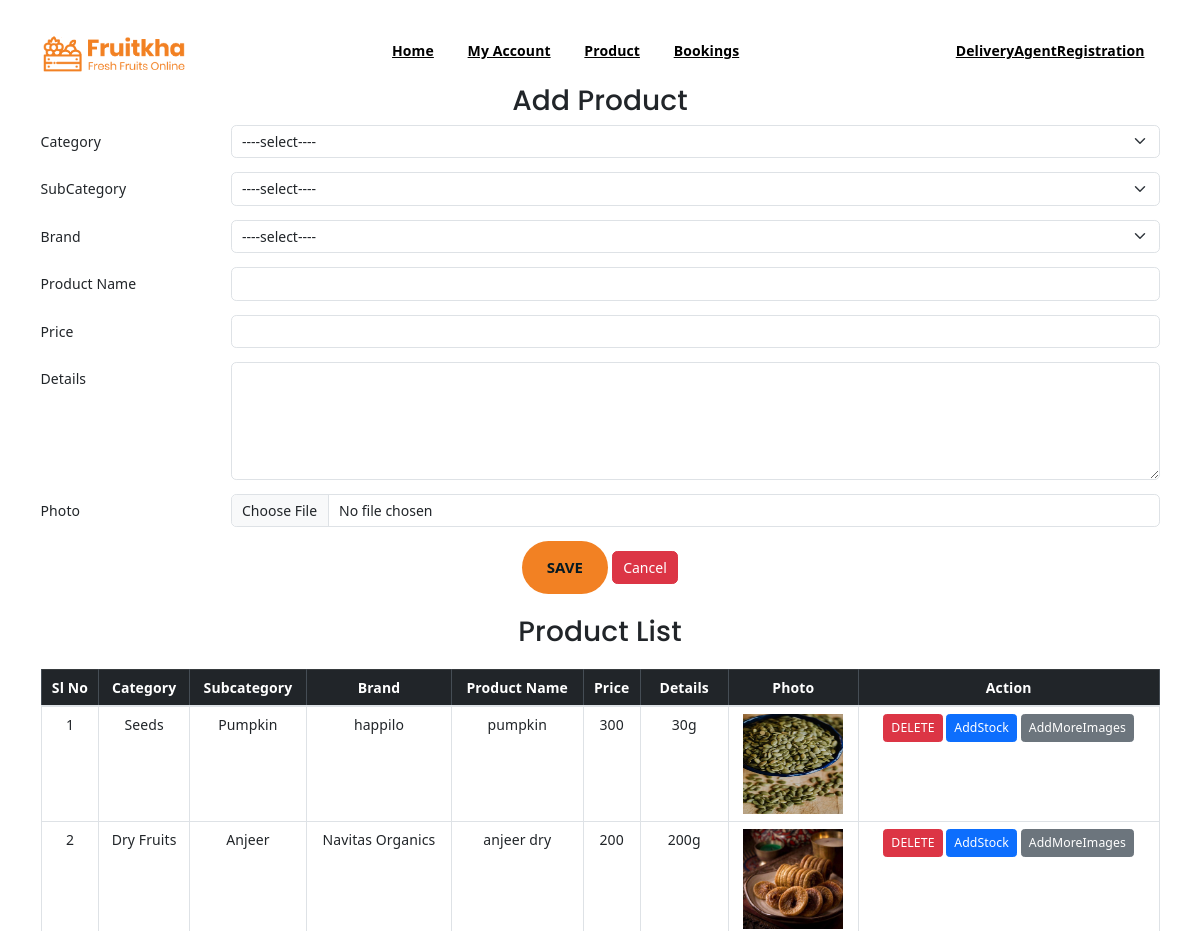
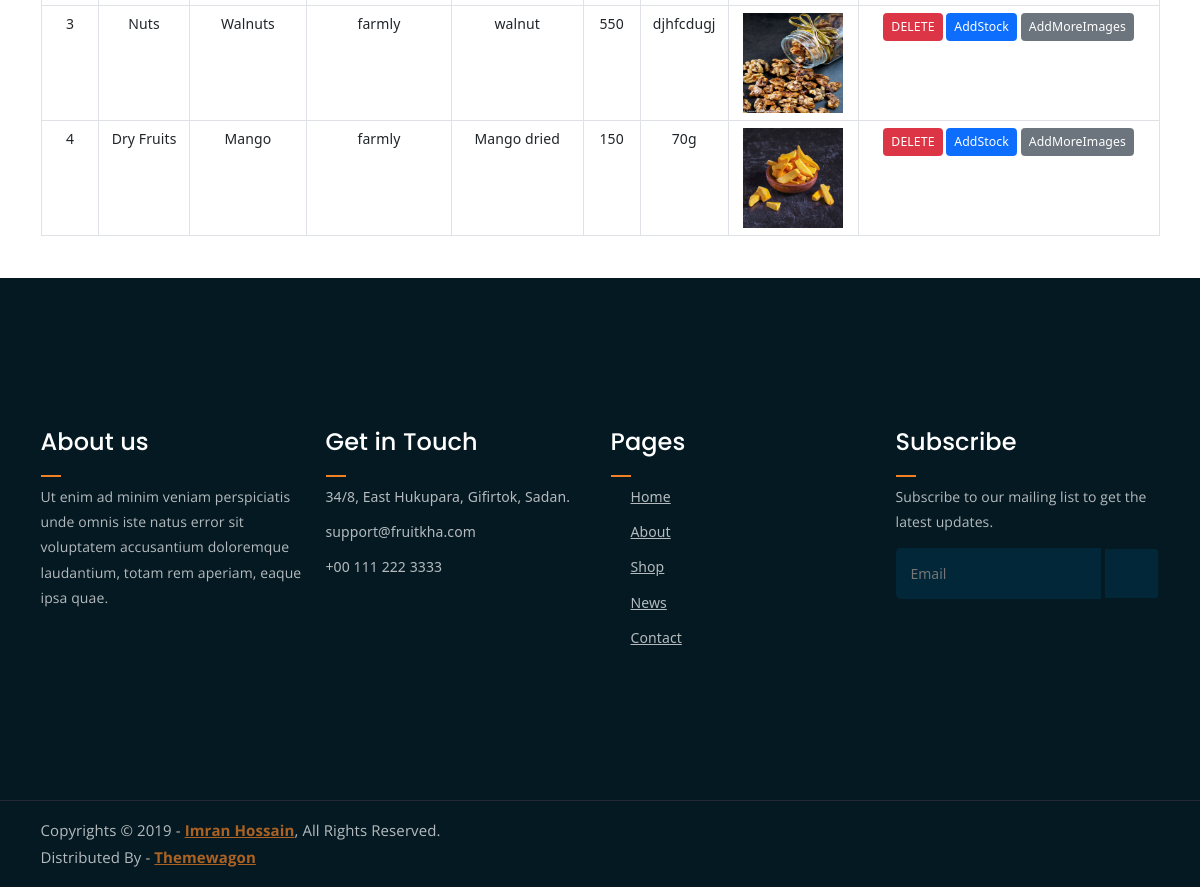
/Project/Seller/Product.php (signed in), run on the app's committed database (2 pictures, top to bottom).
### tables this page shows
CREATE TABLE `tbl_product` (
  `product_id` int(11) NOT NULL,
  `product_name` varchar(60) NOT NULL,
  `product_price` int(60) NOT NULL,
  `subcategory_id` int(11) NOT NULL,
  `product_details` varchar(60) NOT NULL,
  `product_photo` varchar(100) NOT NULL,
  `seller_id` int(100) NOT NULL,
  `brand_id` int(100) NOT NULL
);

CREATE TABLE `tbl_category` (
  `category_id` int(11) NOT NULL,
  `category_name` varchar(60) NOT NULL
);

CREATE TABLE `tbl_subcategory` (
  `subcategory_id` int(11) NOT NULL,
  `subcategory_name` varchar(60) NOT NULL,
  `category_id` int(11) NOT NULL
);

CREATE TABLE `tbl_brand` (
  `brand_id` int(11) NOT NULL,
  `brand_name` varchar(100) NOT NULL
);

### Project/Seller/Product.php (the view, shortened to what this page needs)
<?php
include("Head.php");
        ?>
<br><br>
<!DOCTYPE html PUBLIC "-//W3C//DTD XHTML 1.0 Transitional//EN" "http://www.w3.org/TR/xhtml1/DTD/xhtml1-transitional.dtd">
<html xmlns="http://www.w3.org/1999/xhtml">
<head>
</head>
<body>
<div class="container my-5">
    <h2 class="text-center">Add Product</h2>
    <form id="form1" name="form1" method="post" enctype="multipart/form-data">
        <div class="row mb-3">
            <label for="selCategory" class="col-sm-2 col-form-label">Category</label>
            <div class="col-sm-10">
                <select name="selCategory" class="form-select" onchange="getPlace(this.value)">
                    <option value="----select----">----select----</option>
                </select>
            </div>
        </div>
        <div class="row mb-3">
            <label for="selSubCategory" class="col-sm-2 col-form-label">SubCategory</label>
            <div class="col-sm-10">
                <select name="selSubCategory" id="place" class="form-select">
                    <option value="----select----">----select----</option>
                </select>
            </div>
        </div>
        <div class="row mb-3">
            <label for="brand_name" class="col-sm-2 col-form-label">Brand</label>
            <div class="col-sm-10">
                <select name="brand_name" id="place" class="form-select">
                    <option value="----select----">----select----</option>
                </select>
            </div>
        </div>
        <div class="row mb-3">
            <label for="txt_pname" class="col-sm-2 col-form-label">Product Name</label>
            <div class="col-sm-10">
                <input type="text" name="txt_pname" id="txt_pname" class="form-control"/>
            </div>
        </div>
        <div class="row mb-3">
            <label for="txt_price" class="col-sm-2 col-form-label">Price</label>
            <div class="col-sm-10">
                <input type="text" name="txt_price" id="txt_price" class="form-control"/>
            </div>
        </div>
        <div class="row mb-3">
            <label for="txt_details" class="col-sm-2 col-form-label">Details</label>
            <div class="col-sm-10">
                <textarea name="txt_details" id="txt_details" cols="45" rows="5" class="form-control"></textarea>
            </div>
        </div>
        <div class="row mb-3">
            <label for="file_photo" class="col-sm-2 col-form-label">Photo</label>
            <div class="col-sm-10">
                <input type="file" name="file_photo" class="form-control"/>
            </div>
        </div>
        <div class="row mb-3">
            <div class="col-sm-12 text-center">
                <input type="submit" name="btn_submit" id="btn_save" value="Save" class="btn btn-success"/>
                <input type="reset" name="btn_cancel" id="btn_cancel" value="Cancel" class="btn btn-danger"/>
            </div>
        </div>
    </form>
    <h2 class="text-center my-4">Product List</h2>
    <table class="table table-bordered table-hover text-center">
        <thead class="table-dark">
        <tr>
            <th>Sl No</th>
            <th>Category</th>
            <th>Subcategory</th>
            <th>Brand</th>
            <th>Product Name</th>
            <th>Price</th>
            <th>Details</th>
            <th>Photo</th>
            <th>Action</th>
        </tr>
        </thead>
        <tbody>
        <?php
        $selQry = "select * from tbl_product p
                   inner join tbl_subcategory s on p.subcategory_id = s.subcategory_id
                   inner join tbl_category c on s.category_id = c.category_id
                   inner join tbl_brand b on p.brand_id = b.brand_id
                   where p.seller_id=" . $_SESSION['sid'];
        $result = $con->query($selQry);
        $i = 0;
        while ($data = $result->fetch_assoc()) {
            $i++;
            ?>
            <tr>
                <td><?php echo $i ?></td>
                <td><?php echo $data['category_name']; ?></td>
                <td><?php echo $data['subcategory_name']; ?></td>
                <td><?php echo $data['brand_name']; ?></td>
                <td><?php echo $data['product_name']; ?></td>
                <td><?php echo $data['product_price']; ?></td>
                <td><?php echo $data['product_details']; ?></td>
                <td><img src="../Assets/Files/Userdocs/<?php echo $data['product_photo']; ?>" width="100" height="100"></td>
                <td>
                    <a href="Product.php?delID=<?php echo $data['product_id'] ?>" class="btn btn-danger btn-sm">DELETE</a>
                    <a href="Stock.php?pID=<?php echo $data['product_id'] ?>" class="btn btn-primary btn-sm">AddStock</a>
                    <a href="Gallery.php?pID=<?php echo $data['product_id'] ?>" class="btn btn-secondary btn-sm">AddMoreImages</a>
                </td>
            </tr>
            <?php
        }
        ?>
        </tbody>
    </table>
</div>
</body>
</html>
<?php
include("Foot.php");
?>

### Project/Assets/Templates/Main/assets/css/main.css (style rules this page uses)
html { font-size: 14px; font-weight: 400; line-height: 28px; height: 100%; }
body { font-family: "Open Sans", sans-serif; font-weight: 400; font-size: 1rem; letter-spacing: 0.1px; line-height: 1.8; color: #051922; overflow-x: hidden; }
body img { max-width: 100%; }
a { cursor: pointer; text-decoration: none; -webkit-transition: all 0.2s ease-in-out; -o-transition: all 0.2s ease-in-out; transition: all 0.2s ease-in-out; }
h1, .h1, h2, .h2, h3, .h3, h4, .h4, h5, .h5, h6, .h6 { font-family: "Poppins", sans-serif; font-weight: 700; margin: 0 0 1.25rem 0; color: #051922; }
h2, .h2 { font-size: 3rem; font-weight: 700; line-height: 3.25rem; }
input[type="submit"] { -webkit-transition: 0.3s; -o-transition: 0.3s; transition: 0.3s; border-radius: 50px !important; }
html, body { height: 100%; }
input[type="submit"] { background-color: #F28123; color: #051922; font-weight: 700; text-transform: uppercase; font-size: 15px; border: none !important; cursor: pointer; padding: 15px 25px; border-radius: 3px; }
thead { border-bottom: 1px solid #eee; }

### data on the page
tbl_product: tbl_category.category_name "Seeds", subcategory.subcategory_name "Pumpkin", brand.brand_name "happilo", product_name "pumpkin", product_price "300", product_details "30g", product_photo (picture)
tbl_product: tbl_category.category_name "Dry Fruits", subcategory.subcategory_name "Anjeer", brand.brand_name "Navitas Organics", product_name "anjeer dry", product_price "200", product_details "200g", product_photo (picture)
tbl_product: tbl_category.category_name "Nuts", subcategory.subcategory_name "Walnuts", brand.brand_name "farmly", product_name "walnut", product_price "550", product_details "djhfcdugj", product_photo (picture)
tbl_product: tbl_category.category_name "Dry Fruits", subcategory.subcategory_name "Mango", brand.brand_name "farmly", product_name "Mango dried", product_price "150", product_details "70g", product_photo (picture)
